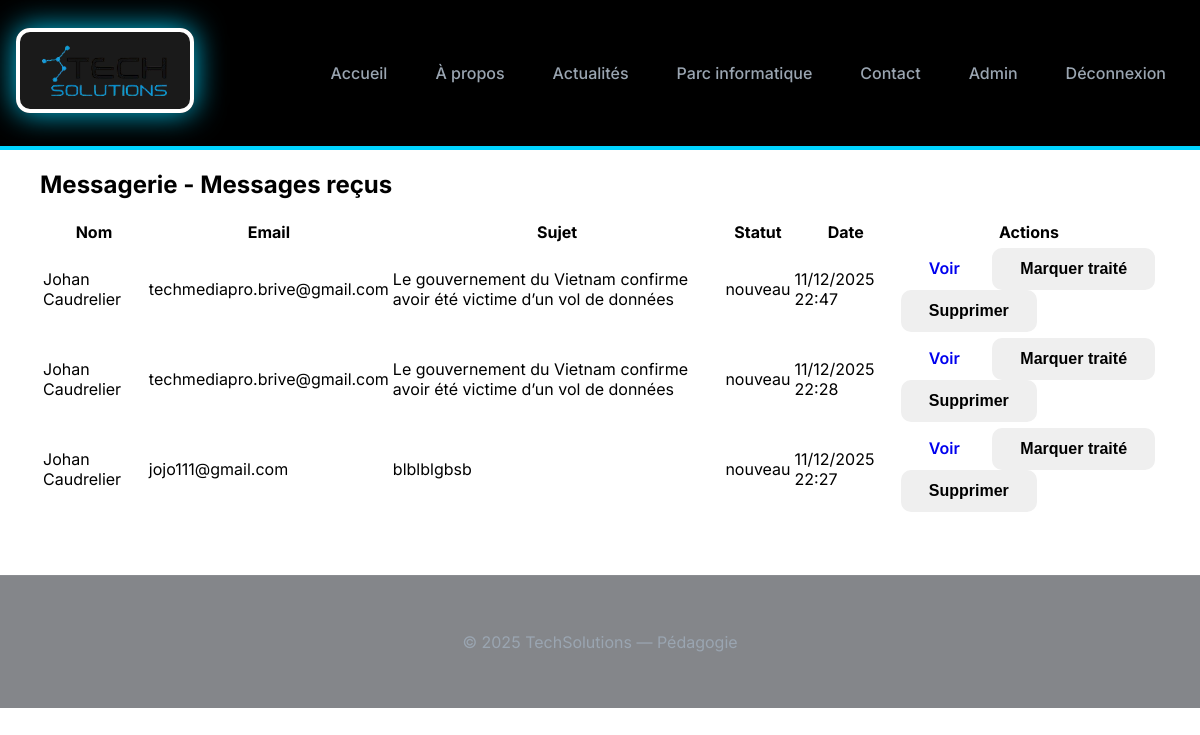
Screenshot of /admin/messagerie.php (signed in) with the database file from the repository.
### tables this page shows
CREATE TABLE `messages` (
  `id` int(10) unsigned NOT NULL AUTO_INCREMENT,
  `name` varchar(150) NOT NULL,
  `email` varchar(150) NOT NULL,
  `subject` varchar(255) DEFAULT NULL,
  `message` longtext NOT NULL,
  `status` enum('nouveau','traite','archived') NOT NULL DEFAULT 'nouveau',
  `reply_text` longtext DEFAULT NULL,
  `replied_by` varchar(100) DEFAULT NULL,
  `replied_at` datetime DEFAULT NULL,
  `created_at` timestamp NOT NULL DEFAULT current_timestamp(),
  PRIMARY KEY (`id`),
  KEY `status` (`status`),
  KEY `created_at` (`created_at`)
);

### admin/messagerie.php (the view, shortened to what this page needs)
<?php
try {
  $db = pdo();
  $stmt = $db->query("SELECT id, name, email, subject, status, created_at FROM messages ORDER BY created_at DESC");
  $messages = $stmt->fetchAll(PDO::FETCH_ASSOC);
} catch (PDOException $e) {
  $error = 'Erreur base de données: ' . $e->getMessage();
}
require_once __DIR__ . '/..//includes/header.php';
?>
<section class="admin-section">
  <div class="container">
    <h1>Messagerie - Messages reçus</h1>
    <?php if (empty($messages)): ?>
      <p>Aucun message reçu.</p>
    <?php else: ?>
      <table class="admin-table">
        <thead>
          <tr>
            <th>Nom</th>
            <th>Email</th>
            <th>Sujet</th>
            <th>Statut</th>
            <th>Date</th>
            <th>Actions</th>
          </tr>
        </thead>
        <tbody>
          <?php foreach ($messages as $m): ?>
            <tr>
              <td><?= htmlspecialchars($m['name']) ?></td>
              <td><?= htmlspecialchars($m['email']) ?></td>
              <td><?= htmlspecialchars($m['subject']) ?></td>
              <td><?= htmlspecialchars($m['status']) ?></td>
              <td><?= date('d/m/Y H:i', strtotime($m['created_at'])) ?></td>
              <td>
                <a class="btn btn-sm" href="messagerie_view.php?id=<?= $m['id'] ?>">Voir</a>
                <form method="post" style="display:inline">
                  <button class="btn btn-sm"><?= $m['status'] === 'nouveau' ? 'Marquer traité' : 'Marquer nouveau' ?></button>
                </form>
                <form method="post" style="display:inline" onsubmit="return confirm('Supprimer ce message ?');">
                  <button class="btn btn-sm btn-danger">Supprimer</button>
                </form>
              </td>
            </tr>
          <?php endforeach; ?>
        </tbody>
      </table>
    <?php endif; ?>
  </div>
</section>
<?php require_once __DIR__ . '/../includes/footer.php'; ?>

### includes/header.php (shortened to what this page needs)
<!doctype html>
<html lang="fr">
<head>
  <link rel="stylesheet" href="assets/css/futuristic.css">
  <link rel="stylesheet" href="styles.css">
</head>
<body>
<header class="site-header">
  <div class="container header-inner">
    <div class="brand">
      <a href="index.php">
        <img src="assets/images/logo.png" alt="<?= SITE_NAME ?>" class="main-logo">
      </a>
    </div>
    <nav class="menu">
      <a href="index.php" class="nav-link">Accueil</a>
      <a href="about.php" class="nav-link">À propos</a>
      <a href="actualites.php" class="nav-link">Actualités</a>
      <a href="parc.php" class="nav-link">Parc informatique</a>
      <a href="contact.php" class="nav-link">Contact</a>
      <?php if (!empty($_SESSION['user'])): ?>
        <a href="admin/" class="nav-link">Admin</a>
        <a href="logout.php" class="nav-link">Déconnexion</a>
      <?php elseif (!empty($_SESSION['client_id'])): ?>
        <a href="client/profil.php" class="nav-link">Mon compte</a>
        <a href="logout.php" class="nav-link">Déconnexion</a>
      <?php else: ?>
        <a href="login.php" class="nav-link">Connexion</a>
        <a href="register.php" class="nav-link">S'enregistrer</a>
      <?php endif; ?>
    </nav>
  </div>
</header>
<main class="container">

### includes/footer.php (shortened to what this page needs)
</main>
<footer class="site-footer"><div class="container">
	<p>&copy; <?= date('Y') ?> <?= SITE_NAME ?> — Pédagogie</p>
</div></footer>
</body></html>

### assets/css/futuristic.css (style rules this page uses)
:root { --bg: #0b0f17; --bg-secondary: #111827; --panel: rgba(255, 255, 255, 0.03); --glass: rgba(255, 255, 255, 0.04); --accent: #6ef0ff; --accent-2: #8a6bff; --accent-3: #ff006e; --muted: #9aa5b1; --radius: 14px; --glass-border: rgba(255, 255, 255, 0.06); font-family: 'Inter', system-ui, -apple-system, sans-serif; }
* { box-sizing: border-box; }
html, body { height: 100%; }
body { margin: 0; background: radial-gradient(ellipse at 10% 10%, rgba(106, 90, 255, 0.06), transparent 10%), radial-gradient(ellipse at 90% 90%, rgba(110, 240, 255, 0.04), transparent 10%), var(--bg); color: #e6eef6; -webkit-font-smoothing: antialiased; -moz-osx-font-smoothing: grayscale; }
.container { max-width: 1200px; margin: 0 auto; padding: 0 16px; }
.site-header { background: linear-gradient(180deg, rgba(11, 15, 23, 0.9), rgba(17, 24, 39, 0.7)); border-bottom: 1px solid var(--glass-border); position: sticky; top: 0; z-index: 100; backdrop-filter: blur(10px); }
.site-header .container { display: flex; align-items: center; justify-content: space-between; padding: 14px 16px; }
.brand { display: flex; align-items: center; gap: 10px; font-weight: 700; color: var(--accent); font-size: 1.2rem; }
.menu { display: flex; gap: 20px; }
.menu a { color: var(--muted); text-decoration: none; transition: color 0.3s ease; position: relative; }
.menu a::after { content: ''; position: absolute; bottom: -4px; left: 0; width: 0; height: 2px; background: linear-gradient(90deg, var(--accent), var(--accent-2)); transition: width 0.3s ease; }
.btn { padding: 12px 28px; border-radius: 10px; border: none; cursor: pointer; font-weight: 600; font-size: 1rem; transition: all 0.3s ease; text-decoration: none; display: inline-block; }
.site-footer { padding: 40px 16px; border-top: 1px solid var(--glass-border); text-align: center; color: var(--muted); background: rgba(11, 15, 23, 0.5); margin-top: 60px; }

### styles.css (style rules this page uses)
* { box-sizing: border-box; }
body { margin:0; font-family: 'Inter', system-ui; background:#ffffff; color:#000000; }
.container { max-width:1200px; margin:0 auto; padding:0 20px; }
.site-header { background:#000000; padding:14px 0; border-bottom:4px solid #00d4ff; position:sticky; top:0; z-index:1000; }
.site-header .container { display:flex; align-items:center; justify-content:space-between; flex-wrap:nowrap; }
.main-logo { height:85px; width:auto; padding:10px; background:rgba(255,255,255,0.1); border:4px solid #ffffff; border-radius:14px; box-shadow:0 0 30px rgba(0,212,255,0.9); }
.menu { display:flex; gap:12px; flex-wrap:nowrap; }
.nav-link { color:#ffffff; padding:10px 18px; border-radius:10px; font-weight:500; white-space:nowrap; }

### rows the page displays
messages: name "Johan Caudrelier", email "techmediapro.brive@gmail.com", subject "Le gouvernement du Vietnam confirme avoir été victime d’un vol de données", status "nouveau", created_at "11/12/2025 22:47", shows "Marquer traité"
messages: name "Johan Caudrelier", email "techmediapro.brive@gmail.com", subject "Le gouvernement du Vietnam confirme avoir été victime d’un vol de données", status "nouveau", created_at "11/12/2025 22:28", shows "Marquer traité"
messages: name "Johan Caudrelier", email "jojo111@gmail.com", subject "blblblgbsb", status "nouveau", created_at "11/12/2025 22:27", shows "Marquer traité"

### other values shown
SITE_NAME "TechSolutions"
